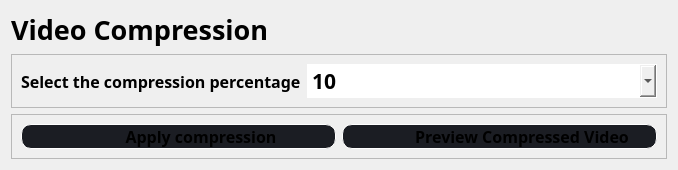
                  <widget class="QWidget" name="compression_page2">
                   <layout class="QVBoxLayout" name="verticalLayout_23">
                    <item>
                     <widget class="QLabel" name="label_16">
                      <property name="maximumSize">
                       <size>
                        <width>16777215</width>
                        <height>90</height>
                       </size>
                      </property>
                      <property name="font">
                       <font>
                        <family>Segoe UI Black</family>
                        <pointsize>20</pointsize>
                        <weight>75</weight>
                        <bold>true</bold>
                       </font>
                      </property>
                      <property name="text">
                       <string>Video Compression</string>
                      </property>
                     </widget>
                    </item>
                    <item>
                     <widget class="QFrame" name="frame_39">
                      <property name="frameShape">
                       <enum>QFrame::StyledPanel</enum>
                      </property>
                      <property name="frameShadow">
                       <enum>QFrame::Raised</enum>
                      </property>
                      <layout class="QHBoxLayout" name="horizontalLayout_20">
                       <item>
                        <widget class="QLabel" name="label_15">
                         <property name="maximumSize">
                          <size>
                           <width>280</width>
                           <height>16777215</height>
                          </size>
                         </property>
                         <property name="font">
                          <font>
                           <family>Segoe UI Black</family>
                           <pointsize>12</pointsize>
                           <weight>75</weight>
                           <bold>true</bold>
                          </font>
                         </property>
                         <property name="text">
                          <string>Select the compression percentage</string>
                         </property>
                        </widget>
                       </item>
                       <item>
                        <widget class="QComboBox" name="comp_rate">
                         <property name="minimumSize">
                          <size>
                           <width>350</width>
                           <height>0</height>
                          </size>
                         </property>
                         <property name="font">
                          <font>
                           <family>Segoe UI Black</family>
                           <pointsize>16</pointsize>
                           <weight>75</weight>
                           <bold>true</bold>
                          </font>
                         </property>
                         <property name="styleSheet">
                          <string notr="true">border:1px solid white;
</string>
                         </property>
                         <item>
                          <property name="text">
                           <string>10</string>
                          </property>
                         </item>
                         <item>
                          <property name="text">
                           <string>20</string>
                          </property>
                         </item>
                         <item>
                          <property name="text">
                           <string>30</string>
                          </property>
                         </item>
                         <item>
                          <property name="text">
                           <string>40</string>
                          </property>
                         </item>
                         <item>
                          <property name="text">
                           <string>50</string>
                          </property>
                         </item>
                         <item>
                          <property name="text">
                           <string>60</string>
                          </property>
                         </item>
                         <item>
                          <property name="text">
                           <string>70</string>
                          </property>
                         </item>
                         <item>
                          <property name="text">
                           <string>80</string>
                          </property>
                         </item>
                         <item>
                          <property name="text">
                           <string>90</string>
                          </property>
                         </item>
                        </widget>
                       </item>
                      </layout>
                     </widget>
                    </item>
                    <item>
                     <widget class="QFrame" name="frame_40">
                      <property name="frameShape">
                       <enum>QFrame::StyledPanel</enum>
                      </property>
                      <property name="frameShadow">
                       <enum>QFrame::Raised</enum>
                      </property>
                      <layout class="QHBoxLayout" name="horizontalLayout_22">
                       <item>
                        <widget class="QPushButton" name="btn_applycompression">
                         <property name="font">
                          <font>
                           <family>Segoe UI Black</family>
                           <pointsize>12</pointsize>
                           <weight>75</weight>
                           <bold>true</bold>
                          </font>
                         </property>
                         <property name="styleSheet">
                          <string notr="true">QPushButton {	
	
    background-repeat: no-repeat;
	border:1px solid white;
	border-radius:10px;
	background-color: rgb(27, 29, 35);
	text-align: center;
	padding-left: 45px;
}
QPushButton:hover {
	background-color: rgb(33, 37, 43);
	border-left: 28px solid rgb(33, 37, 43);
}
QPushButton:pressed {	
	background-color: rgb(85, 170, 255);
	border-left: 28px solid rgb(85, 170, 255);
}</string>
                         </property>
                         <property name="text">
                          <string>Apply compression</string>
                         </property>
                        </widget>
                       </item>
                       <item>
                        <widget class="QPushButton" name="btn_previewcompression">
                         <property name="font">
                          <font>
                           <family>Segoe UI Black</family>
                           <pointsize>12</pointsize>
                           <weight>75</weight>
                           <bold>true</bold>
                          </font>
                         </property>
                         <property name="styleSheet">
                          <string notr="true">QPushButton {	
	
    background-repeat: no-repeat;
	border:1px solid white;
	border-radius:10px;
	background-color: rgb(27, 29, 35);
	text-align: center;
	padding-left: 45px;
}
QPushButton:hover {
	background-color: rgb(33, 37, 43);
	border-left: 28px solid rgb(33, 37, 43);
}
QPushButton:pressed {	
	background-color: rgb(85, 170, 255);
	border-left: 28px solid rgb(85, 170, 255);
}</string>
                         </property>
                         <property name="text">
                          <string>Preview Compressed Video</string>
                         </property>
                        </widget>
                       </item>
                      </layout>
                     </widget>
                    </item>
                   </layout>
                  </widget>
